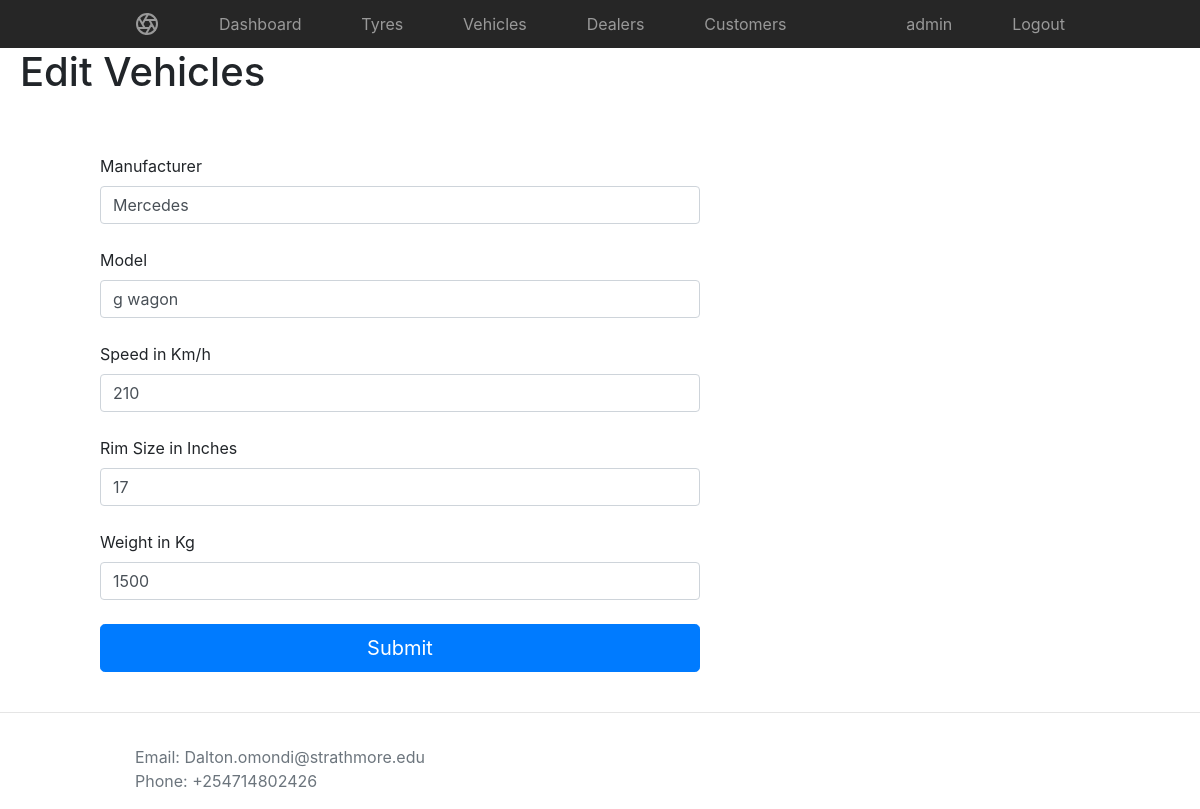
Screenshot of /admin/vehicle_edit.php?vehicle_id=2 (signed in) with the database file from the repository.
### tables this page shows
CREATE TABLE `vehicles` (
  `vehicle_id` int(100) NOT NULL,
  `manufacturer` varchar(100) NOT NULL,
  `model` varchar(100) NOT NULL,
  `weight` int(100) NOT NULL,
  `speed` int(100) NOT NULL,
  `rim` int(100) NOT NULL
);

### admin/vehicle_edit.php (the view, shortened to what this page needs)
<?php
include("../includes/connect.php");
if(!isset($_SESSION['admin'])){
header("location: ../login.php?error=You need to be logged in!");
}else{
?>
<!doctype html>
<html lang="en">
  <head>
<link rel="stylesheet" href="https://maxcdn.bootstrapcdn.com/bootstrap/4.0.0/css/bootstrap.min.css">
    <link href="../css/style.css" rel="stylesheet">
  </head>
  <body>
    <nav class="site-header sticky-top py-1">
  <div class="container d-flex flex-column flex-md-row justify-content-between">
    <a class="py-2" href="#">
    </a>
    <a class="py-2 d-none d-md-inline-block" href="home.php">Dashboard</a>
    <a class="py-2 d-none d-md-inline-block" href="tyres.php">Tyres</a>
    <a class="py-2 d-none d-md-inline-block" href="vehicles.php">Vehicles</a>
    <a class="py-2 d-none d-md-inline-block" href="company.php">Dealers</a>
    <a class="py-2 d-none d-md-inline-block" href="customers.php">Customers</a>
    <a class="py-2 d-none d-md-inline-block" href="#"><?php print $_SESSION['name'];?></a>
    <a class="py-2 d-none d-md-inline-block" href="../processes/logout.php">Logout</a>
  </div>
</nav>
<main role="main">
<div style="padding-left:20px">
 <h1 class="jumbotron-heading">Edit Vehicles</h1>
</div>
<div class="text-cente" style="margin-left:100px;margin-right:500px">
<form style="padding-top:50px" class="form-signin" action="../processes/vehicle_edit.php" method="POST" accept-charset="UTF-8" enctype="multipart/form-data">
				<?php
                if(isset($_GET['vehicle_id'])){
				$id = $_GET['vehicle_id'];
				 $qrye = "SELECT * FROM vehicles WHERE vehicle_id= '$id'";
				  $rese = $pdo->query($qrye);
				$rowe=$rese->fetch_assoc();
				?>
	  <label>Manufacturer</label>
      <input type="text"  class="form-control" name="manu"  value="<?php echo $rowe['manufacturer'];?>" required autofocus>
	  <br />
	  <label>Model</label>
      <input type="text"  class="form-control" name="model" value="<?php echo $rowe['model'];?>" required >
	  <br/>
	  <label>Speed in Km/h</label>
	  <input type="text"  class="form-control" name="speed" value="<?php echo $rowe['speed'];?>" required >
	  <br/>
	  <label>Rim Size in Inches</label>
	  <input type="text"  class="form-control" value="<?php echo $rowe['rim'];?>" name="rim" required >
	  <br/>
	  <label>Weight in Kg</label>
	  <input type="text"  class="form-control" value="<?php echo $rowe['weight'];?>" name="weight" required >
	  <br/>
      <button class="btn btn-lg btn-primary btn-block" type="submit" name = "vehicle_edit" >Submit</button>
	  <br/>
    </form>
</div>
 <hr class="featurette-divider">
<footer class="footer mt-auto py-3">
  <div class="container">
    <span class="text-muted">Email: Dalton.omondi@strathmore.edu<br/>Phone: +254714802426</span>
  </div>
</footer>
      </body>
</html>
<?php
}
}
?>

### css/style.css (style rules this page uses)
.container { max-width: 960px; }
.site-header { background-color: rgba(0, 0, 0, .85); -webkit-backdrop-filter: saturate(180%) blur(20px); backdrop-filter: saturate(180%) blur(20px); }
.site-header a { color: #999; transition: ease-in-out color .15s; }

### rows the page displays
vehicles: manu "Mercedes", model "g wagon", speed "210", rim "17", weight "1500"

### other values shown
$_SESSION['name'] "admin"
